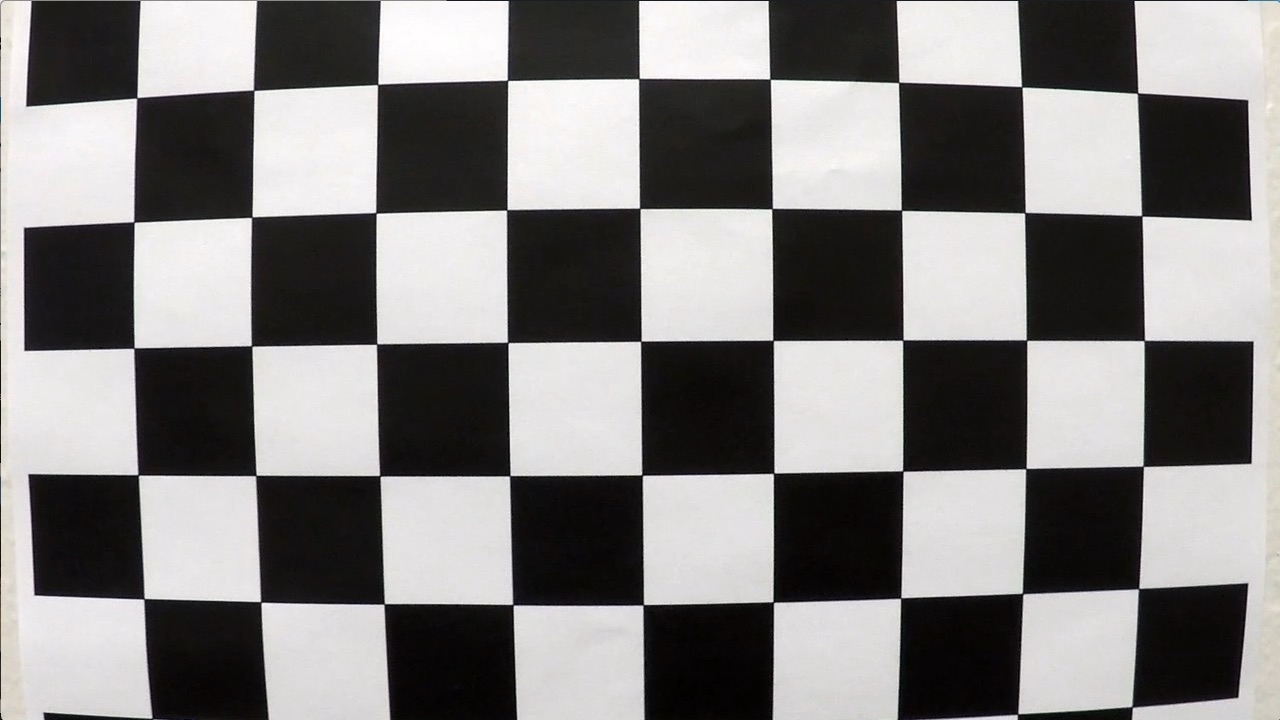
#> input picture camera_cal/calibration1.jpg, 1280 x 720 px; its folder holds 4 pictures in this run
$ python img_test.py
#> lines starting #> are read from the running program, lines starting #| are printed output that depends on the picture; after the words box and inside, x2 and y2 are one past the last pixel; in counts of white or black regions, pixels touching at a corner belong together
import matplotlib.pyplot as plt
import matplotlib.image as mpimg
import matplotlib.gridspec as gridspec
import numpy as np
import cv2
import glob
import re
import os
import sys

from sklearn import linear_model

import lane_finding as lane

import lane_double_ransac as dlransac
from lane_double_ransac import DLanesRANSACRegressor

import lane_simple_ransac as slransac
from lane_simple_ransac import SLanesRANSACRegressor

### Camera Calibration
objp1 = np.zeros((6*9,3), np.float32)
objp1[:,:2] = np.mgrid[0:9, 0:6].T.reshape(-1,2)
objp2 = np.zeros((6*8,3), np.float32)
objp2[:,:2] = np.mgrid[0:8, 0:6].T.reshape(-1,2)
objp3 = np.zeros((5*9,3), np.float32)
objp3[:,:2] = np.mgrid[0:9, 0:5].T.reshape(-1,2)
objp4 = np.zeros((4*9,3), np.float32)
objp4[:,:2] = np.mgrid[0:9, 0:4].T.reshape(-1,2)
objp5 = np.zeros((6*7,3), np.float32)
objp5[:,:2] = np.mgrid[0:7, 0:6].T.reshape(-1,2)
objp6 = np.zeros((6*5,3), np.float32)
objp6[:,:2] = np.mgrid[0:5, 0:6].T.reshape(-1,2)

objpoints = [] # 3d points in real world space
imgpoints = [] # 2d points in image plane.

images = glob.glob('camera_cal/calibration*.jpg')

fig = plt.figure(figsize=(10, len(images)*1.9))
w_ratios = [1 for n in range(3)]
h_ratios = [1 for n in range(len(images))]
grid = gridspec.GridSpec(len(images), 3, wspace=0.0, hspace=0.0,
			 width_ratios=w_ratios, height_ratios=h_ratios)
i = 0

for idx, fname in enumerate(images):
	img = cv2.imread(fname)
#> img is the input picture: shape (720, 1280, 3); mean B, G, R 127.8, 128.4, 130.1
	img2 = np.copy(img)
	img_size = (img.shape[1], img.shape[0])
#> img_size = (1280, 720)
	gray = cv2.cvtColor(img, cv2.COLOR_BGR2GRAY)

	ret, corners = cv2.findChessboardCorners(gray, (9,6), None)
#> ret = False; corners = None
	objp = objp1
	if not ret:
		ret, corners = cv2.findChessboardCorners(gray, (8,6), None)
		objp = objp2
	if not ret:
		ret, corners = cv2.findChessboardCorners(gray, (9,5), None)
#> ret = True; corners = 45 rows, first 8: [137.5, 96.45], [253.6, 90.19], [377.5, 84.48], [506.8, 79.62], [639.6, 77.4], [770.5, 79.55], [899.2, 82.02], [1022.5, 87.62]
		objp = objp3
	if not ret:
		ret, corners = cv2.findChessboardCorners(gray, (9,4), None)
		objp = objp4
	if not ret:
		ret, corners = cv2.findChessboardCorners(gray, (7,6), None)
		objp = objp5
	if not ret:
		ret, corners = cv2.findChessboardCorners(gray, (5,6), None)
		objp = objp6

	if ret == True:
		objpoints.append(objp)
		imgpoints.append(corners)

		cv2.drawChessboardCorners(img2, (corners.shape[1],corners.shape[0]), corners, ret)
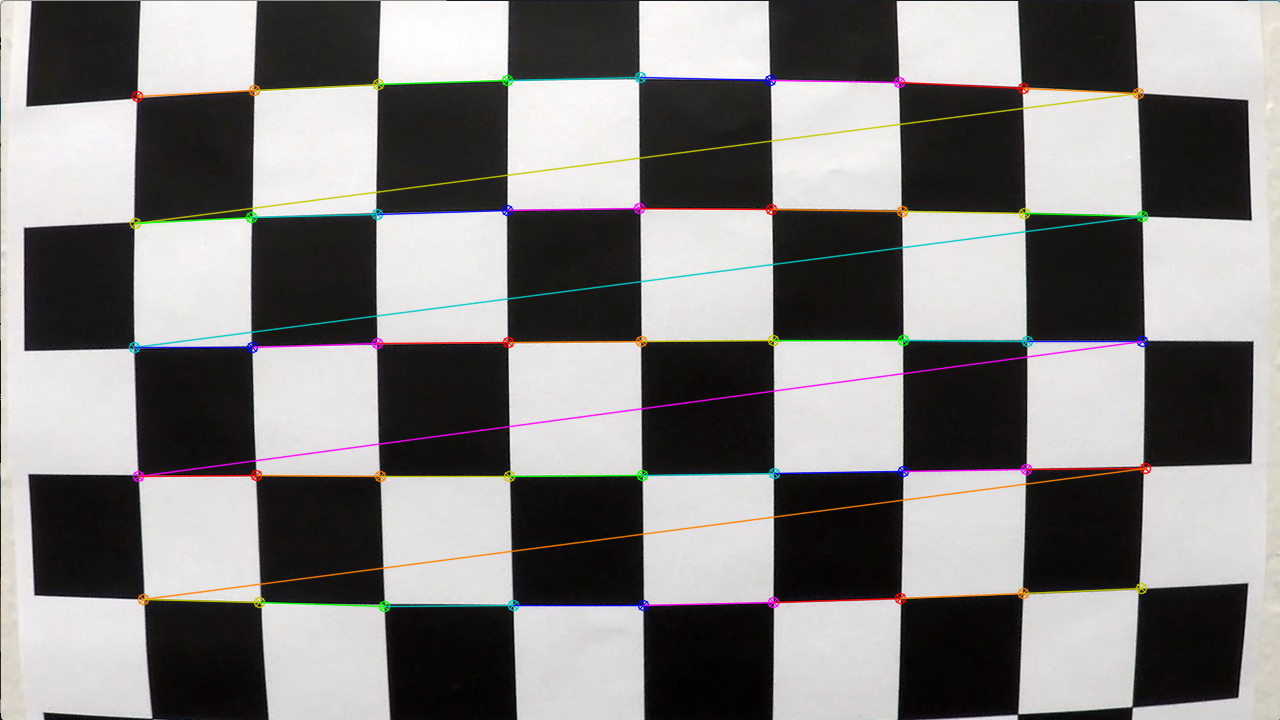
#> img2: shape (720, 1280, 3); 3.34% of pixels changed, all inside (x1, y1, x2, y2) = (128, 71, 1152, 613)
		ret, mtx, dist, rvecs, tvecs = cv2.calibrateCamera(objpoints, imgpoints, img_size,None,None)
#> ret = 1.12; mtx = [[2934.5, 0, 429.2], [0, 2989.2, 297], [0, 0, 1]]; dist = [[-1.34, -13.69, 0.0587, 0.136, 137.7]]; rvecs = ([0.111, -0.0758, -0.0108],); tvecs = ([-2.41, -1.6, 22.14],)
		img3 = cv2.undistort(img2, mtx, dist, None, mtx)
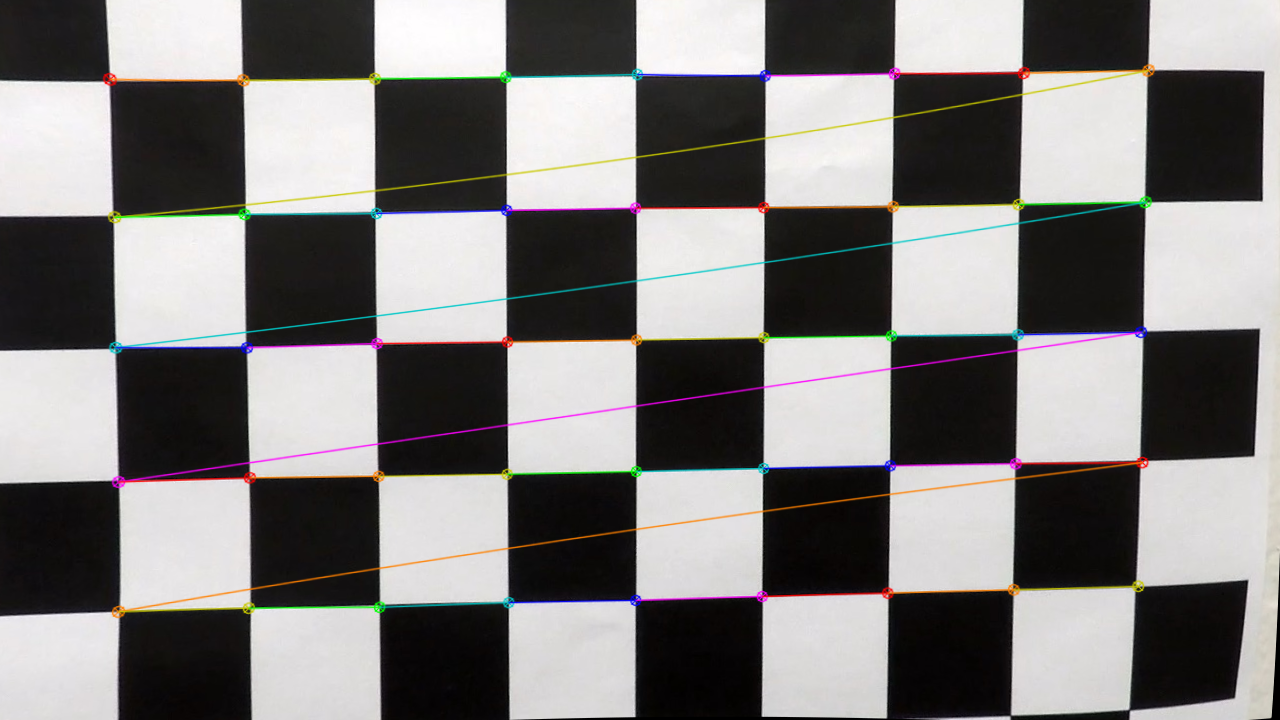
#> img3: shape (720, 1280, 3); mean B, G, R 124.6, 125.4, 127.6

		ax = plt.Subplot(fig, grid[i])
		ax.imshow(img)
		if i==0:
			ax.set_title('Original Image')
		ax.set_xticks([])
		ax.set_yticks([])
		fig.add_subplot(ax)
		i += 1
		ax = plt.Subplot(fig, grid[i])
		ax.imshow(img2)
		if i==1:
			ax.set_title('Found Corners')
		ax.set_xticks([])
		ax.set_yticks([])
		fig.add_subplot(ax)
		i += 1
		ax = plt.Subplot(fig, grid[i])
		ax.imshow(img3)
		if i==2:
			ax.set_title('Undistorted Image')
		ax.set_xticks([])
		ax.set_yticks([])
		fig.add_subplot(ax)
		i += 1

	else:
		ax = plt.Subplot(fig, grid[i])
		ax.set_title('Corners Not Found! %s'%(fname))
		ax.set_xticks([])
		ax.set_yticks([])
		fig.add_subplot(ax)
		i += 3
#> pass 2 of the loop `for idx, fname in enumerate(images):`:
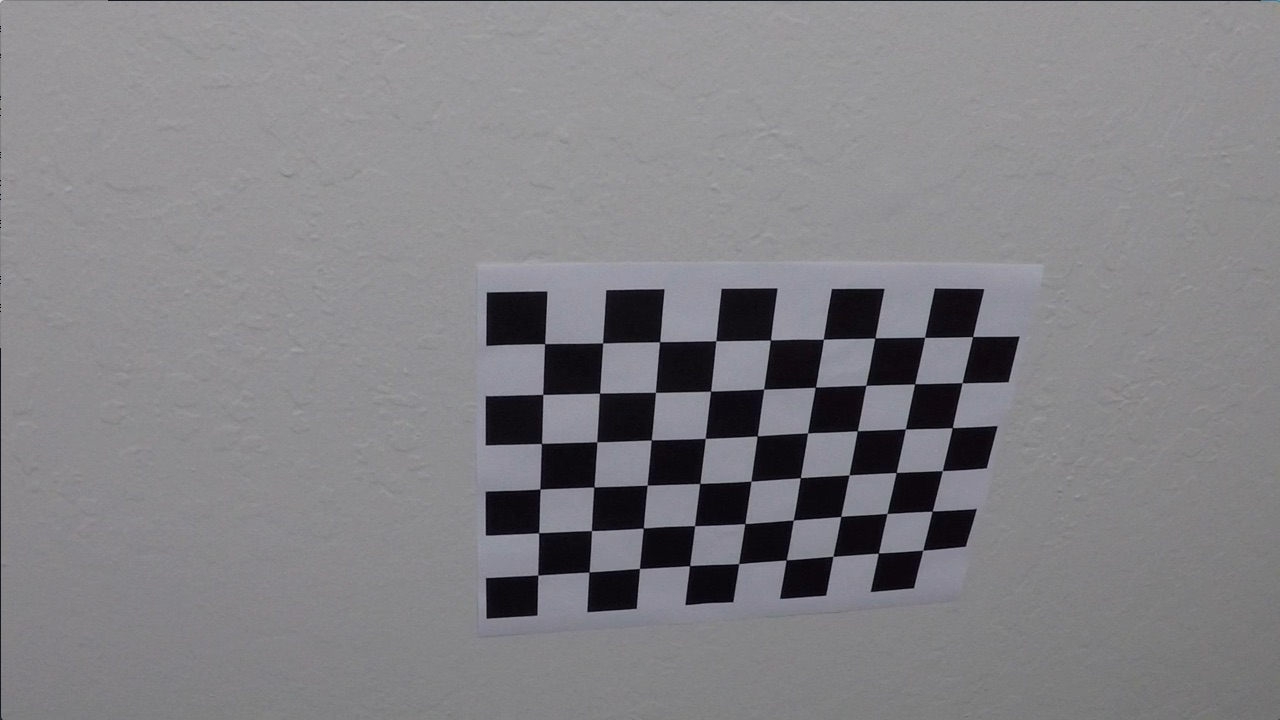
#> input picture camera_cal/calibration10.jpg, 1280 x 720 px
#> img is the input picture: shape (720, 1280, 3); mean B, G, R 133.1, 129.4, 130.2
#> `ret, corners = cv2.findChessboardCorners(gray, (9,6), None)`: ret = True; corners = 54 rows, first 8: [545.3, 343.1], [602.7, 342.8], [660.1, 341.3], [715.8, 340.7], [770.6, 340], [823.5, 339.2], [874.3, 338.5], [925.1, 337.4]
#> `cv2.drawChessboardCorners(img2, (corners.shape[1],corners.shape[0]), c..`:
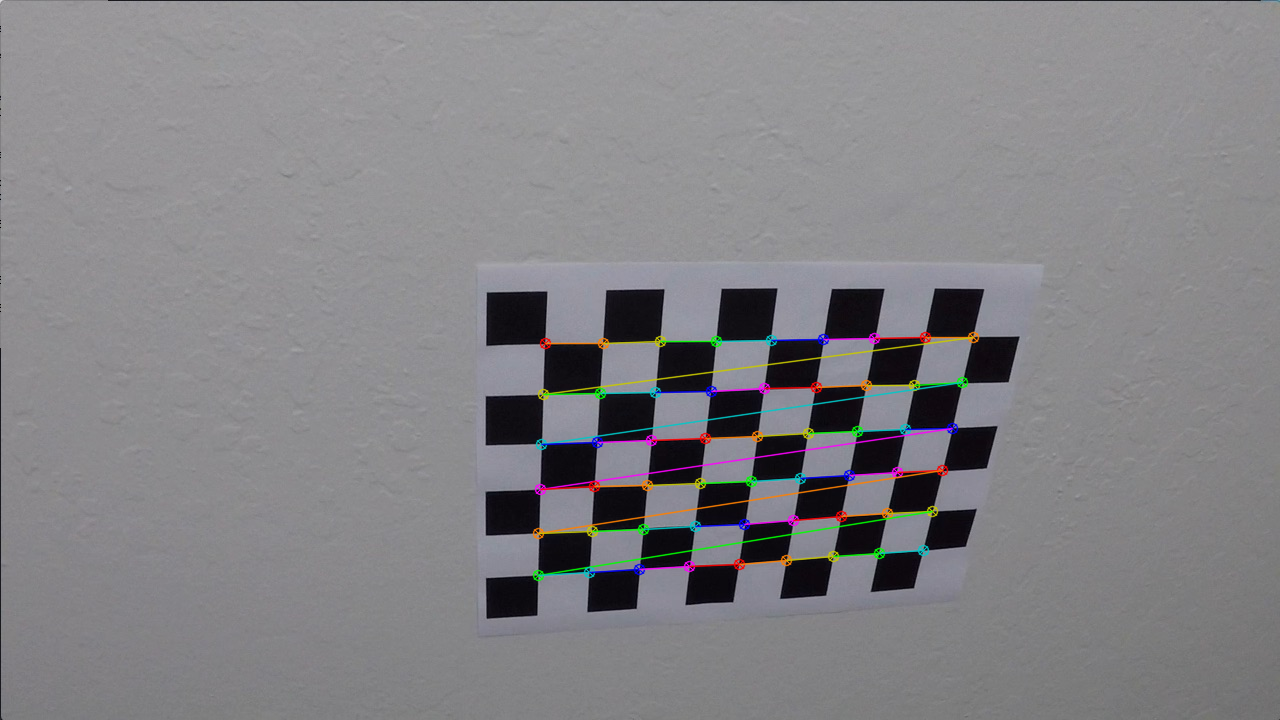
#> img2: shape (720, 1280, 3); 1.91% of pixels changed, all inside (x1, y1, x2, y2) = (532, 331, 980, 582)
#> `ret, mtx, dist, rvecs, tvecs = cv2.calibrateCamera(objpoints, imgpoint..`: ret = 0.92; mtx = [[939.1, 0, 615.9], [0, 936.3, 257.8], [0, 0, 1]]; dist = [[-0.19, 0.0426, 0.0238, 0.00924, 0.0585]]; rvecs = ([0.0339, -0.0248, -0.00678], [0.404, -0.173, 0.03]); tvecs = ([-3.83, -1.34, 6.89], [-1.21, 1.46, 15.95])
#> `img3 = cv2.undistort(img2, mtx, dist, None, mtx)`:
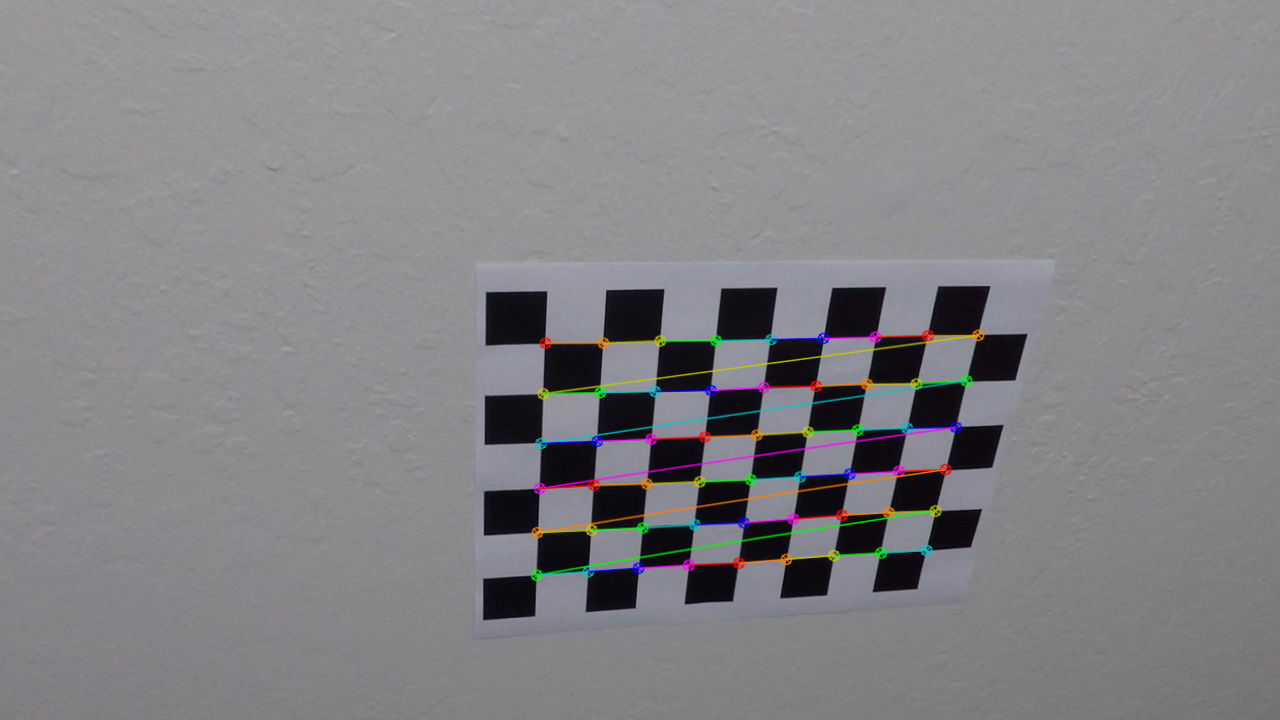
#> img3: shape (720, 1280, 3); mean B, G, R 133.4, 130.1, 131.1
#> pass 3 of the loop `for idx, fname in enumerate(images):`:
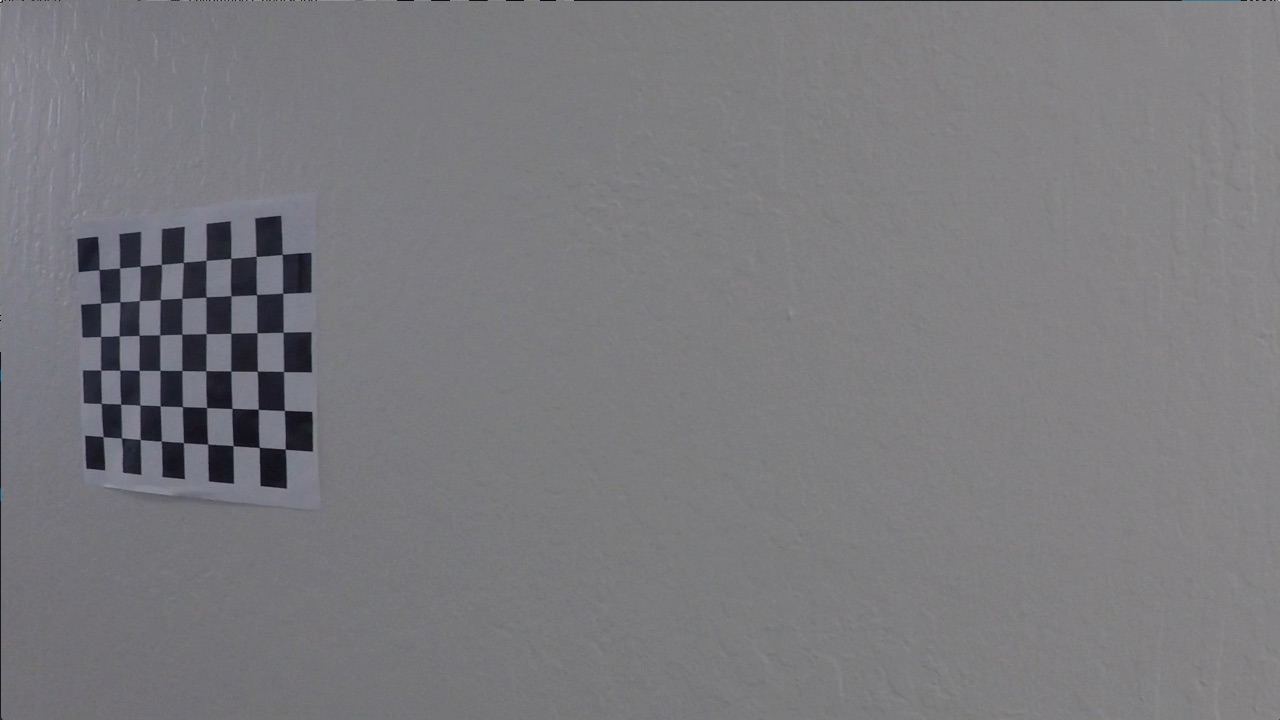
#> input picture camera_cal/calibration11.jpg, 1280 x 720 px
#> img is the input picture: shape (720, 1280, 3); mean B, G, R 125.2, 121.7, 122.2
#> `ret, corners = cv2.findChessboardCorners(gray, (9,6), None)`: ret = True; corners = 54 rows, first 8: [99.22, 269.6], [119.6, 268], [140.1, 266.1], [161.3, 264.5], [183.3, 262.5], [206.1, 260.3], [230.7, 258.2], [256.2, 256.3]
#> `cv2.drawChessboardCorners(img2, (corners.shape[1],corners.shape[0]), c..`:
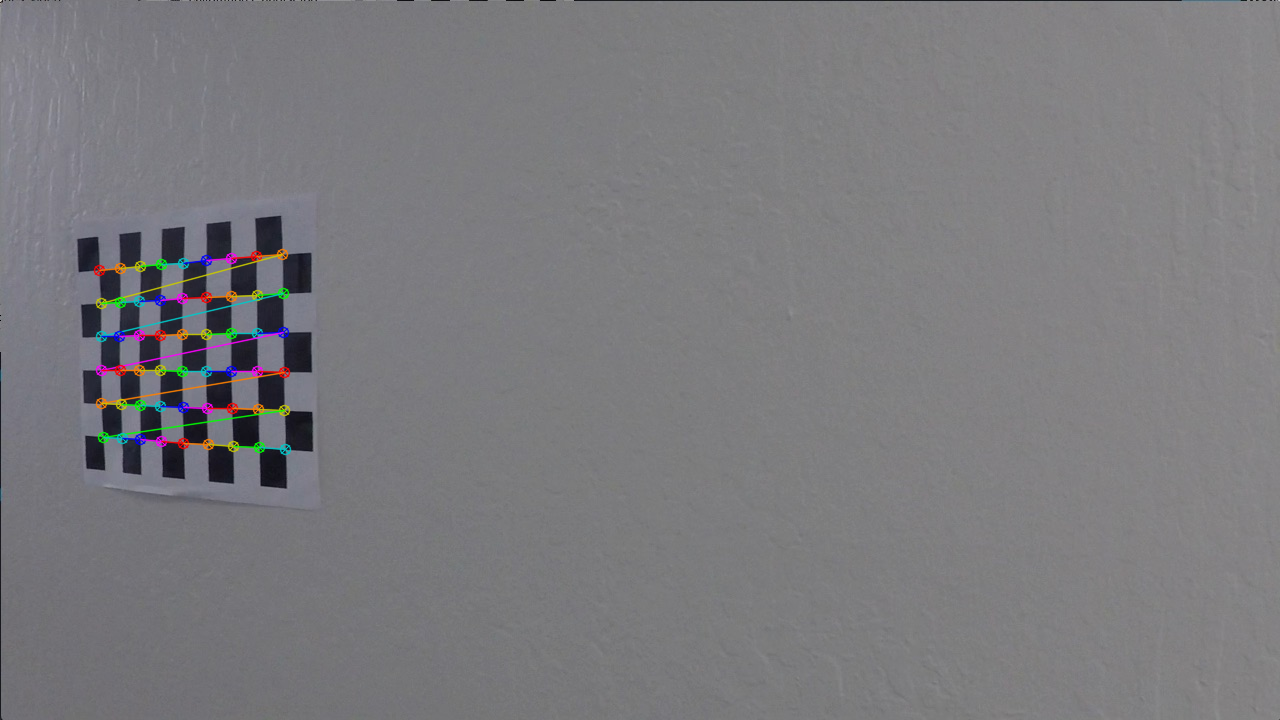
#> img2: shape (720, 1280, 3); 1.11% of pixels changed, all inside (x1, y1, x2, y2) = (93, 248, 292, 456)
#> `ret, mtx, dist, rvecs, tvecs = cv2.calibrateCamera(objpoints, imgpoint..`: ret = 0.889; mtx = [[987.6, 0, 623.7], [0, 985.9, 280.4], [0, 0, 1]]; dist = [[-0.235, 0.231, 0.021, 0.0087, -0.234]]; rvecs = ([0.0342, -0.0267, -0.0067], [0.425, -0.18, 0.0296], [-0.0102, 0.444, -0.0294]); tvecs = ([-3.88, -1.51, 7.23], [-1.34, 1.08, 16.76], [-15.99, -0.505, 27.88])
#> `img3 = cv2.undistort(img2, mtx, dist, None, mtx)`:
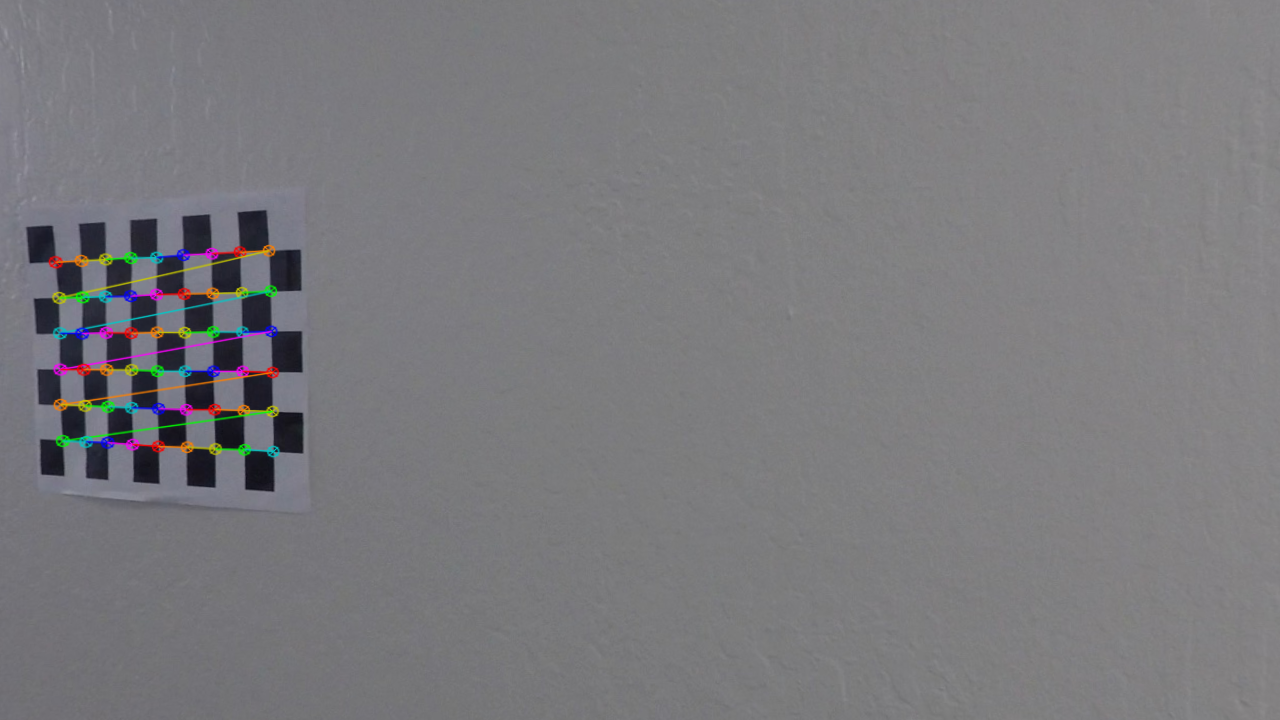
#> img3: shape (720, 1280, 3); mean B, G, R 124.7, 121.5, 122.1
#> the loop made 4 passes; the first 3 are shown

plt.show()
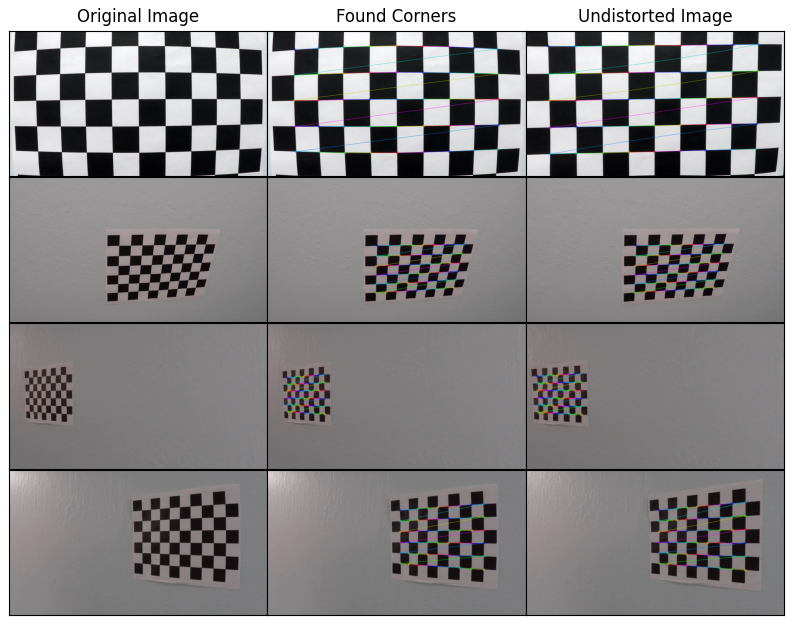
#> figure drawn by matplotlib, 12 panels; B, G, R data is drawn as R, G, B
### End Camera Calibration

images = glob.glob('test_images/*.jpg')

fig = plt.figure(figsize=(10, len(images)*3))
w_ratios = [1 for n in range(2)]
h_ratios = [1 for n in range(len(images))]
#> (the run stopped early here; a loop or call above may not have finished)
